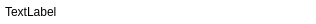
<?xml version="1.0" encoding="UTF-8"?>
<ui version="4.0">
 <class>Form</class>
 <widget class="QWidget" name="Form">
  <property name="geometry">
   <rect>
    <x>0</x>
    <y>0</y>
    <width>316</width>
    <height>24</height>
   </rect>
  </property>
  <property name="minimumSize">
   <size>
    <width>0</width>
    <height>0</height>
   </size>
  </property>
  <property name="windowTitle">
   <string>Form</string>
  </property>
  <property name="styleSheet">
   <string notr="true">background-color: transparent;</string>
  </property>
  <layout class="QHBoxLayout" name="horizontalLayout">
   <property name="spacing">
    <number>3</number>
   </property>
   <property name="leftMargin">
    <number>0</number>
   </property>
   <property name="topMargin">
    <number>0</number>
   </property>
   <property name="rightMargin">
    <number>0</number>
   </property>
   <property name="bottomMargin">
    <number>0</number>
   </property>
   <item>
    <widget class="QWidget" name="widget" native="true">
     <property name="minimumSize">
      <size>
       <width>0</width>
       <height>24</height>
      </size>
     </property>
     <property name="styleSheet">
      <string notr="true"/>
     </property>
     <layout class="QHBoxLayout" name="horizontalLayout_2">
      <property name="spacing">
       <number>0</number>
      </property>
      <property name="leftMargin">
       <number>0</number>
      </property>
      <property name="topMargin">
       <number>3</number>
      </property>
      <property name="rightMargin">
       <number>3</number>
      </property>
      <property name="bottomMargin">
       <number>3</number>
      </property>
      <item>
       <widget class="CQLabel" name="label">
        <property name="sizePolicy">
         <sizepolicy hsizetype="Expanding" vsizetype="Preferred">
          <horstretch>0</horstretch>
          <verstretch>0</verstretch>
         </sizepolicy>
        </property>
        <property name="text">
         <string>TextLabel</string>
        </property>
        <property name="wordWrap">
         <bool>true</bool>
        </property>
        <property name="indent">
         <number>5</number>
        </property>
       </widget>
      </item>
      <item alignment="Qt::AlignRight">
       <widget class="CQLabel" name="label2">
        <property name="minimumSize">
         <size>
          <width>0</width>
          <height>0</height>
         </size>
        </property>
        <property name="text">
         <string/>
        </property>
        <property name="alignment">
         <set>Qt::AlignLeading|Qt::AlignLeft|Qt::AlignVCenter</set>
        </property>
        <property name="wordWrap">
         <bool>true</bool>
        </property>
        <property name="indent">
         <number>5</number>
        </property>
       </widget>
      </item>
     </layout>
    </widget>
   </item>
  </layout>
 </widget>
 <customwidgets>
  <customwidget>
   <class>CQLabel</class>
   <extends>QLabel</extends>
   <header location="global">CustomQLabelQWidget.h</header>
  </customwidget>
 </customwidgets>
 <resources/>
 <connections/>
</ui>
